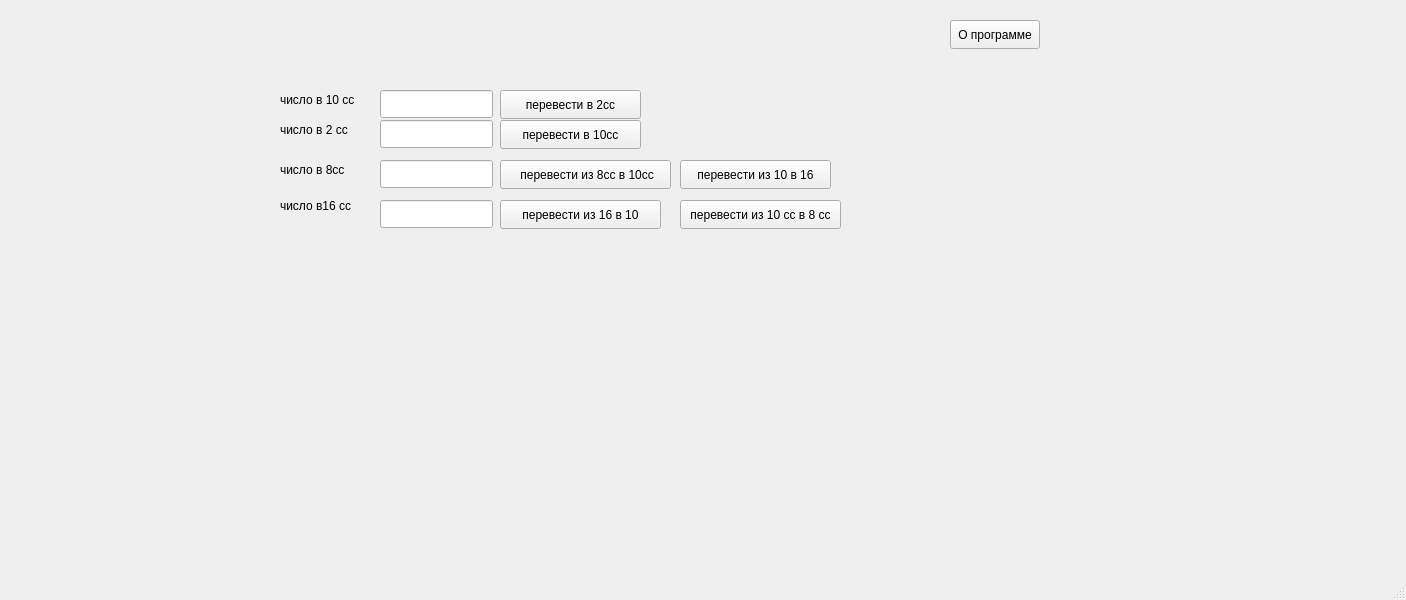
<?xml version="1.0" encoding="UTF-8"?>
<ui version="4.0">
 <class>MainWindow</class>
 <widget class="QMainWindow" name="MainWindow">
  <property name="geometry">
   <rect>
    <x>0</x>
    <y>0</y>
    <width>1406</width>
    <height>600</height>
   </rect>
  </property>
  <property name="windowTitle">
   <string>MainWindow</string>
  </property>
  <widget class="QWidget" name="centralwidget">
   <widget class="QPushButton" name="ButtonAbout">
    <property name="geometry">
     <rect>
      <x>950</x>
      <y>20</y>
      <width>90</width>
      <height>29</height>
     </rect>
    </property>
    <property name="text">
     <string>О программе</string>
    </property>
   </widget>
   <widget class="QPushButton" name="ButtonTo2">
    <property name="geometry">
     <rect>
      <x>500</x>
      <y>90</y>
      <width>141</width>
      <height>29</height>
     </rect>
    </property>
    <property name="text">
     <string>перевести в 2сс</string>
    </property>
   </widget>
   <widget class="QPushButton" name="ButtonTo10">
    <property name="geometry">
     <rect>
      <x>500</x>
      <y>120</y>
      <width>141</width>
      <height>29</height>
     </rect>
    </property>
    <property name="text">
     <string>перевести в 10сс</string>
    </property>
   </widget>
   <widget class="QLabel" name="label">
    <property name="geometry">
     <rect>
      <x>280</x>
      <y>90</y>
      <width>91</width>
      <height>20</height>
     </rect>
    </property>
    <property name="text">
     <string>число в 10 сс</string>
    </property>
   </widget>
   <widget class="QLineEdit" name="Edit_10cc">
    <property name="geometry">
     <rect>
      <x>380</x>
      <y>90</y>
      <width>113</width>
      <height>28</height>
     </rect>
    </property>
   </widget>
   <widget class="QLineEdit" name="Edit_2cc">
    <property name="geometry">
     <rect>
      <x>380</x>
      <y>120</y>
      <width>113</width>
      <height>28</height>
     </rect>
    </property>
   </widget>
   <widget class="QLabel" name="label_2">
    <property name="geometry">
     <rect>
      <x>280</x>
      <y>120</y>
      <width>81</width>
      <height>20</height>
     </rect>
    </property>
    <property name="text">
     <string>число в 2 сс</string>
    </property>
   </widget>
   <widget class="QLabel" name="label_3">
    <property name="geometry">
     <rect>
      <x>280</x>
      <y>190</y>
      <width>81</width>
      <height>31</height>
     </rect>
    </property>
    <property name="text">
     <string>число в16 сс</string>
    </property>
   </widget>
   <widget class="QLabel" name="label_4">
    <property name="geometry">
     <rect>
      <x>280</x>
      <y>160</y>
      <width>81</width>
      <height>20</height>
     </rect>
    </property>
    <property name="text">
     <string>число в 8сс</string>
    </property>
   </widget>
   <widget class="QLineEdit" name="Edit_16cc">
    <property name="geometry">
     <rect>
      <x>380</x>
      <y>200</y>
      <width>113</width>
      <height>28</height>
     </rect>
    </property>
   </widget>
   <widget class="QLineEdit" name="Edit_8cc">
    <property name="geometry">
     <rect>
      <x>380</x>
      <y>160</y>
      <width>113</width>
      <height>28</height>
     </rect>
    </property>
   </widget>
   <widget class="QPushButton" name="ButtonTo8">
    <property name="geometry">
     <rect>
      <x>680</x>
      <y>200</y>
      <width>161</width>
      <height>29</height>
     </rect>
    </property>
    <property name="text">
     <string>перевести из 10 сс в 8 сс</string>
    </property>
   </widget>
   <widget class="QPushButton" name="ButtonFrom8">
    <property name="geometry">
     <rect>
      <x>500</x>
      <y>160</y>
      <width>171</width>
      <height>29</height>
     </rect>
    </property>
    <property name="text">
     <string> перевести из 8сс в 10сс</string>
    </property>
   </widget>
   <widget class="QPushButton" name="ButtonTo16">
    <property name="geometry">
     <rect>
      <x>680</x>
      <y>160</y>
      <width>151</width>
      <height>29</height>
     </rect>
    </property>
    <property name="text">
     <string>перевести из 10 в 16</string>
    </property>
   </widget>
   <widget class="QPushButton" name="ButtonFrom16">
    <property name="geometry">
     <rect>
      <x>500</x>
      <y>200</y>
      <width>161</width>
      <height>29</height>
     </rect>
    </property>
    <property name="text">
     <string>перевести из 16 в 10</string>
    </property>
   </widget>
  </widget>
  <widget class="QMenuBar" name="menubar">
   <property name="geometry">
    <rect>
     <x>0</x>
     <y>0</y>
     <width>1406</width>
     <height>25</height>
    </rect>
   </property>
  </widget>
  <widget class="QStatusBar" name="statusbar"/>
 </widget>
 <resources/>
 <connections/>
</ui>
